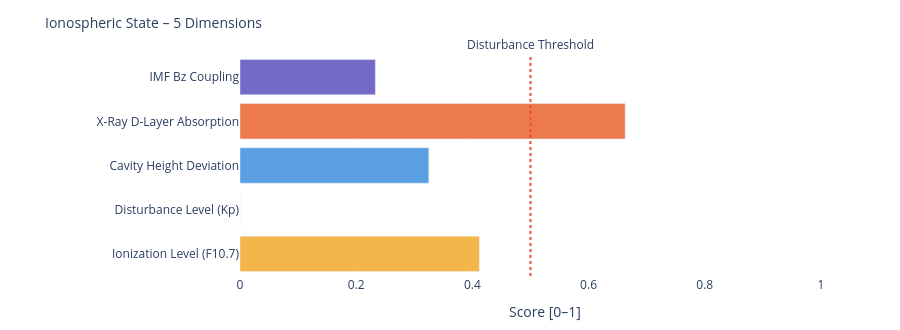

The notebook cell saved with this chart:
### Markdown cell above
---
### 📐 Systemic Insight: Geometric Cavity vs. Real Schumann Resonance

**Relevant for:** Layer 6 = delta analysis &nbsp;|&nbsp; Layer 7 = feature vector / system interpretation

A cavity height change from 80 km to 70 km shifts the **idealized geometric frequencies** only minimally:

| Modus | Aktuell | Referenz | Δ |
|-------|---------|----------|---|
| SR-1 | 10.4762 Hz | 10.4599 Hz | +16 mHz |
| SR-2 | 18.1452 Hz | 18.1171 Hz | +28 mHz |
| SR-3 | 25.6612 Hz | 25.6215 Hz | +40 mHz |
| SR-4 | 33.1285 Hz | 33.0772 Hz | +51 mHz |

The geometric effect is limited because 10 km is very small compared to Earth's radius (~6371 km).

**Consequence:** Real Schumann deviations are likely driven more strongly by **conductivity, damping, day/night structure, lightning distribution and source geometry** than by pure cavity height.

---

**Layer 6 compares:**
```
geometric Δ from Layer 4  vs.  observed Δ from real Schumann measurement data
```

**Layer 7 Feature:**
```
If real Δ >> geometric Δ  →  non-geometric factors dominant
```

### Code cell
# ============================================================
# IONOSPHERIC STATE – Summary gauge
# Five dimensions: ionization, disturbance, cavity height, X-Ray, Bz coupling
# ============================================================

def norm(v, lo, hi):
    if v is None: return None
    return round(max(0.0, min(1.0, (v - lo) / (hi - lo))), 3)

# Ionization level (F10.7 → F2-Layer)
ioniz = norm(f107_val, 60, 250)

# Disturbance level (Kp → E/F-Layer irregularities)
disturb = norm(kp_val, 0, 9)

# Cavity height deviation from reference (80 km)
h_dev = norm(abs(h_eff - 80), 0, 20)

# X-Ray ionization (D-Layer absorption)
xray_ioniz = None
if xray_now is not None:
    xray_ioniz = norm(math.log10(max(xray_now, 1e-9)) + 9, 0, 5)

# Bz coupling (southward Bz → stronger magnetosphere-ionosphere coupling)
bz_coupling = norm(-(bz_now or 0), -5, 30) if bz_now is not None else None

dims = [
    ('Ionization Level (F10.7)',    ioniz,      '#F2A623'),
    ('Disturbance Level (Kp)',      disturb,    '#7F77DD'),
    ('Cavity Height Deviation',     h_dev,      '#378ADD'),
    ('X-Ray D-Layer Absorption',    xray_ioniz, '#E85D24'),
    ('IMF Bz Coupling',             bz_coupling,'#534AB7'),
]

fig = go.Figure()
for name, val, col in dims:
    if val is not None:
        h = int(val * 20)
        bar = '█' * h + '░' * (20 - h)
        label = f'{name}:  {bar}  {val:.3f}'
    else:
        label = f'{name}:  {"─" * 20}  n/a'
    fig.add_trace(go.Bar(
        x=[val if val is not None else 0],
        y=[name],
        orientation='h',
        marker_color=col, opacity=0.82,
        showlegend=False
    ))

fig.add_vline(x=0.5, line_dash='dot', line_color='#e74c3c',
              annotation_text='Disturbance Threshold', annotation_position='top')
fig.update_layout(
    title=dict(text='Ionospheric State – 5 Dimensions', font=dict(size=14)),
    xaxis=dict(title='Score [0–1]', range=[0, 1.05]),
    height=330, plot_bgcolor='rgba(0,0,0,0)', paper_bgcolor='rgba(0,0,0,0)',
    margin=dict(l=240, r=50, t=55, b=40)
)
fig.show()

print(f'\nIonospheric state:')
for name, val, _ in dims:
    print(f'  {name:<35} {val:.3f}' if val is not None else f'  {name:<35} n/a')

### Figure 1 — Plotly figure (JSON) as saved in the notebook; plotly's stock layout.template omitted (floating-point values rounded to 4 significant figures)
{"data": [{"marker": {"color": "#F2A623"}, "opacity": 0.82, "orientation": "h", "showlegend": false, "type": "bar", "x": [0.412], "y": ["Ionization Level (F10.7)"]}, {"marker": {"color": "#7F77DD"}, "opacity": 0.82, "orientation": "h", "showlegend": false, "type": "bar", "x": [0.0], "y": ["Disturbance Level (Kp)"]}, {"marker": {"color": "#378ADD"}, "opacity": 0.82, "orientation": "h", "showlegend": false, "type": "bar", "x": [0.325], "y": ["Cavity Height Deviation"]}, {"marker": {"color": "#E85D24"}, "opacity": 0.82, "orientation": "h", "showlegend": false, "type": "bar", "x": [0.663], "y": ["X-Ray D-Layer Absorption"]}, {"marker": {"color": "#534AB7"}, "opacity": 0.82, "orientation": "h", "showlegend": false, "type": "bar", "x": [0.233], "y": ["IMF Bz Coupling"]}], "layout": {"annotations": [{"showarrow": false, "text": "Disturbance Threshold", "x": 0.5, "xanchor": "center", "xref": "x", "y": 1, "yanchor": "bottom", "yref": "y domain"}], "height": 330, "margin": {"b": 40, "l": 240, "r": 50, "t": 55}, "paper_bgcolor": "rgba(0,0,0,0)", "plot_bgcolor": "rgba(0,0,0,0)", "shapes": [{"line": {"color": "#e74c3c", "dash": "dot"}, "type": "line", "x0": 0.5, "x1": 0.5, "xref": "x", "y0": 0, "y1": 1, "yref": "y domain"}], "title": {"font": {"size": 14}, "text": "Ionospheric State – 5 Dimensions"}, "xaxis": {"range": [0, 1.05], "title": {"text": "Score [0–1]"}}}}
